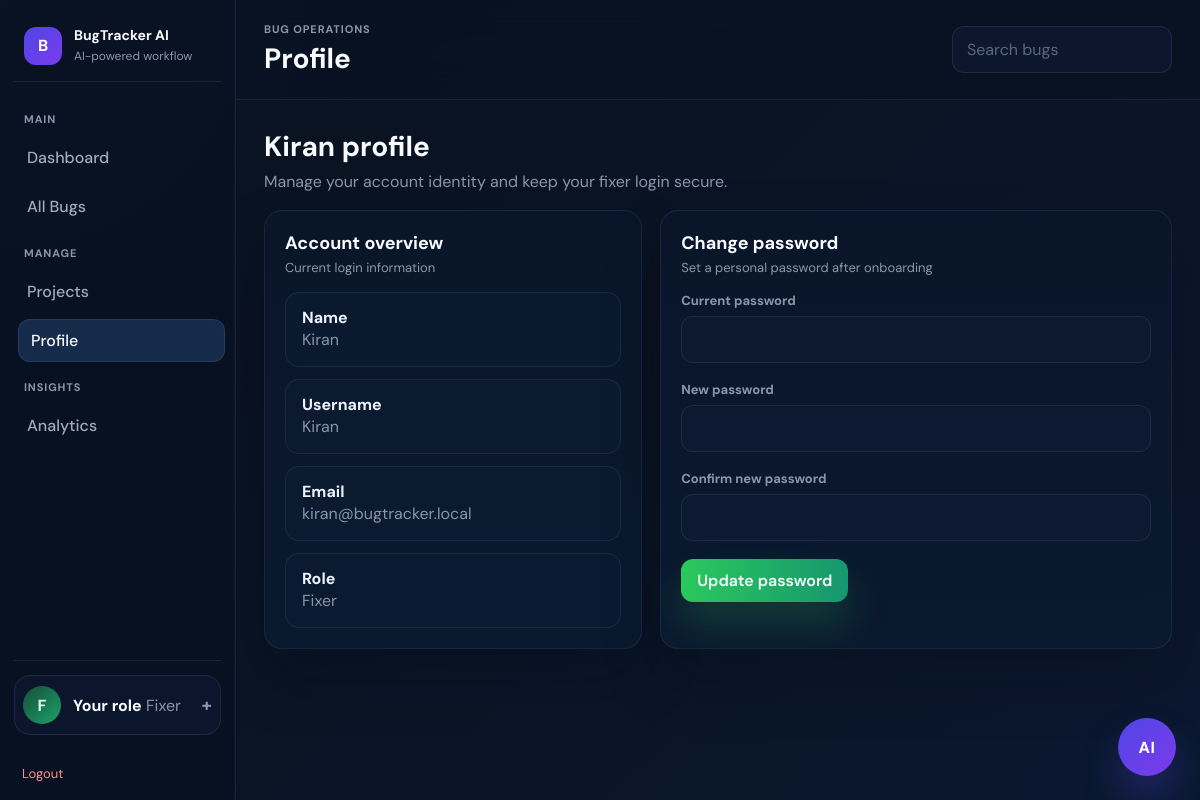
The page /profile (signed in) on the database its author committed.
### tables this page shows
CREATE TABLE users (
        id INTEGER PRIMARY KEY AUTOINCREMENT,
        username TEXT UNIQUE,
        password TEXT
    , email TEXT, role TEXT DEFAULT 'user');

### app.py (the view, shortened to what this page needs)
@app.route("/profile", methods=["GET", "POST"])
def profile():
    if not is_logged_in():
        return redirect(url_for("login"))
    current_user = get_user_by_username(session["user"])
    if not current_user:
        flash("User account not found.", "error")
        return redirect(url_for("logout"))
    return render_template(
        "profile.html",
        role=session.get("role", "user"),
        active_page="profile",
        user=current_user
    )

### app.py (called while the page is built)
def is_logged_in():
    return "user" in session

def format_display_name(username):
    if not username:
        return "Unassigned"
    if username in DISPLAY_NAME_MAP:
        return DISPLAY_NAME_MAP[username]
    cleaned = str(username).replace("_", " ").strip()
    return cleaned

def format_role_label(role):
    labels = {
        "admin": "Admin",
        "fixer": "Fixer",
        "user": "Reporter",
    }
    return labels.get(role, str(role).title())

@app.context_processor
def inject_display_helpers():
    return {
        "display_name": format_display_name,
        "role_label": format_role_label,
    }

### database.py (called while the page is built)
def get_connection():
    conn = sqlite3.connect(DB_NAME)
    conn.row_factory = sqlite3.Row
    return conn

def get_user_by_username(username):
    conn = get_connection()
    cursor = conn.cursor()
    cursor.execute("SELECT * FROM users WHERE username=?", (username,))
    user = cursor.fetchone()
    conn.close()
    return user

### templates/profile.html (shortened to what this page needs)
{% extends "base.html" %}
{% block page_title %}Profile{% endblock %}
{% block content %}
<div class="page-header">
    <h2>{{ display_name(user["username"]) }} profile</h2>
    <p>Manage your account identity and keep your fixer login secure.</p>
</div>
<section class="split-grid" style="grid-template-columns:0.85fr 1.15fr;">
    <article class="card">
        <div class="card-title-row">
            <div>
                <h3 class="card-title">Account overview</h3>
                <p class="card-subtitle">Current login information</p>
            </div>
        </div>
        <div class="status-bars" style="margin-top:16px;">
            <div class="status-row">
                <strong>Name</strong>
                <div class="meta-copy">{{ display_name(user["username"]) }}</div>
            </div>
            <div class="status-row">
                <strong>Username</strong>
                <div class="meta-copy">{{ user["username"] }}</div>
            </div>
            <div class="status-row">
                <strong>Email</strong>
                <div class="meta-copy">{{ user["email"] or "No email" }}</div>
            </div>
            <div class="status-row">
                <strong>Role</strong>
                <div class="meta-copy">{{ user["role"]|title }}</div>
            </div>
        </div>
    </article>
    <article class="card">
        <div class="card-title-row">
            <div>
                <h3 class="card-title">Change password</h3>
                <p class="card-subtitle">Set a personal password after onboarding</p>
            </div>
        </div>
        <form method="POST" class="form-grid" style="margin-top:16px;">
            <div class="field">
                <label>Current password</label>
                <input class="input" type="password" name="current_password" required>
            </div>
            <div class="field">
                <label>New password</label>
                <input class="input" type="password" name="new_password" required>
            </div>
            <div class="field">
                <label>Confirm new password</label>
                <input class="input" type="password" name="confirm_password" required>
            </div>
            <div class="form-actions">
                <button class="btn btn-primary" type="submit">Update password</button>
            </div>
        </form>
    </article>
</section>
{% endblock %}

### templates/base.html (shortened to what this page needs)
<!DOCTYPE html>
<html lang="en">
<head>
    <link rel="stylesheet" href="{{ url_for('static', filename='app.css', v='20260510-ai-polish') }}">
</head>
<body class="app-theme">
<div class="app-shell">
    <aside class="sidebar">
        <a href="{{ url_for('dashboard') }}" class="brand">
            <div class="brand-mark">B</div>
            <div>
                <strong>BugTracker AI</strong>
                <span>AI-powered workflow</span>
            </div>
        </a>
        <nav class="sidebar-nav">
            <div class="nav-section">Main</div>
            <a href="{{ url_for('dashboard') }}" class="nav-link {% if active_page == 'dashboard' %}active{% endif %}">Dashboard</a>
            <a href="{{ url_for('view_bugs') }}" class="nav-link {% if active_page == 'bugs' %}active{% endif %}">All Bugs</a>
            <div class="nav-section">Manage</div>
            <a href="{{ url_for('projects') }}" class="nav-link {% if active_page == 'projects' %}active{% endif %}">Projects</a>
            <a href="{{ url_for('profile') }}" class="nav-link {% if active_page == 'profile' %}active{% endif %}">Profile</a>
            <div class="nav-section">Insights</div>
            <a href="{{ url_for('analytics') }}" class="nav-link {% if active_page == 'analytics' %}active{% endif %}">Analytics</a>
        </nav>
        <div class="sidebar-footer">
            <details class="sidebar-user-role">
                <summary class="sidebar-user-summary">
                    <div class="avatar">{{ role_label(role)[0] }}</div>
                    <div>
                        <strong>Your role</strong>
                        <span>{{ role_label(role) }}</span>
                    </div>
                    <span class="role-caret">+</span>
                </summary>
            </details>
            <a href="{{ url_for('logout') }}" class="logout-link sidebar-logout-button">Logout</a>
        </div>
    </aside>
    <main class="main-pane">
        <header class="topbar">
            <div>
                <p class="eyebrow">Bug operations</p>
                <h1>{% block page_title %}BugTracker AI{% endblock %}</h1>
            </div>
            <div class="topbar-actions">
                <form method="GET" action="{{ url_for('view_bugs') }}" class="topbar-search">
                    <input type="text" name="q" placeholder="Search bugs">
                </form>
            </div>
        </header>
        <section class="page-body">
            {% block content %}{% endblock %}
        </section>
    </main>
</div>
<button type="button" class="assistant-launcher" id="assistant-launcher">AI</button>
</body>
</html>

### rows shown on the page
users: role "Fixer", username "Kiran", email "kiran@bugtracker.local"

### other values the page prints
{{ role_label(role)[0] }} "F"
